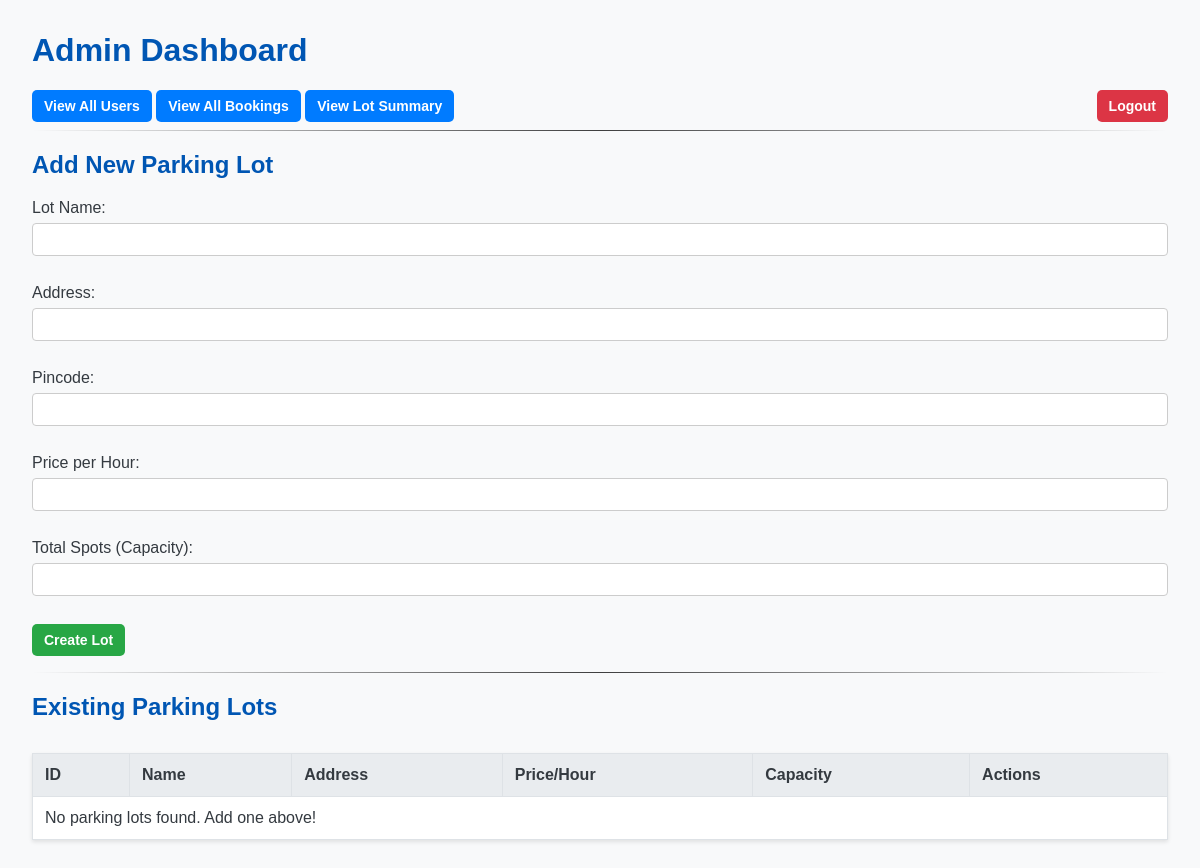
The app's page /admin/dashboard (signed in), older data.
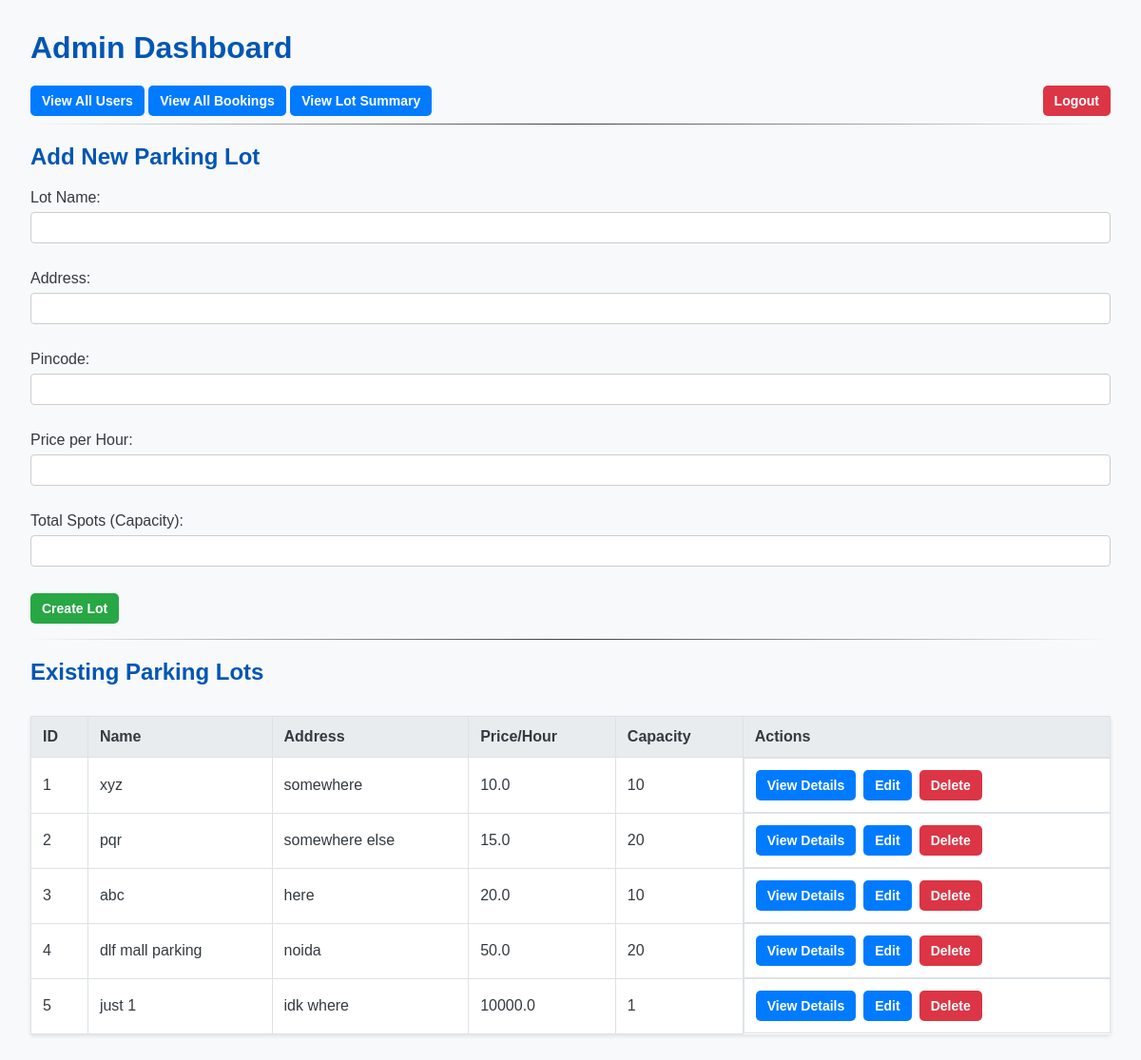
The same page, newer data.
### models/models.py (models this page shows)
class ParkingLot(db.Model):
    __tablename__ = 'parking_lots'
    id = db.Column(db.Integer, primary_key=True)
    name = db.Column(db.String(100), nullable=False)
    address = db.Column(db.String(200), nullable=False)
    pincode = db.Column(db.String(10), nullable=False)
    price_per_hour = db.Column(db.Float, nullable=False)
    capacity = db.Column(db.Integer, nullable=False)
    spots = db.relationship('ParkingSpot', backref='parking_lot', lazy=True, cascade="all, delete-orphan")

### app.py (the view, shortened to what this page needs)
@app.route('/admin/dashboard', methods=['GET', 'POST'])
def admin_dashboard():
    if not session.get('is_admin'):
        flash("You must be an admin to access this page.", "error")
        return redirect(url_for('login'))
    all_lots = ParkingLot.query.all()
    return render_template('admin_dashboard.html', lots=all_lots)

### templates/admin_dashboard.html (shortened to what this page needs)
<!DOCTYPE html>
<html lang="en">
<head>
    <link rel="stylesheet" href="{{ url_for('static', filename='css/styles.css') }}">
</head>
<body>
    <h1>Admin Dashboard</h1>
    <div>
        <a href="{{ url_for('view_users') }}" class="btn btn-primary">View All Users</a>
        <a href="{{ url_for('admin_all_bookings') }}" class="btn btn-primary">View All Bookings</a>
        <a href="{{ url_for('admin_charts') }}" class="btn btn-primary">View Lot Summary</a>
        <a href="{{ url_for('logout') }}" class="btn btn-danger" style="float: right;">Logout</a>
    </div>
    <hr>
    <h2>Add New Parking Lot</h2>
    <form method="POST">
        <p><label>Lot Name: <input type="text" name="name" required></label></p>
        <p><label>Address: <input type="text" name="address" required></label></p>
        <p><label>Pincode: <input type="text" name="pincode" required></label></p>
        <p><label>Price per Hour: <input type="number" name="price_per_hour" step="0.01" required></label></p>
        <p><label>Total Spots (Capacity): <input type="number" name="capacity" required></label></p>
        <p><button type="submit" class="btn btn-success">Create Lot</button></p>
    </form>
    <hr>
    <h2>Existing Parking Lots</h2>
    <table>
        <thead>
            <tr>
                <th>ID</th>
                <th>Name</th>
                <th>Address</th>
                <th>Price/Hour</th>
                <th>Capacity</th>
                <th>Actions</th>
            </tr>
        </thead>
        <tbody>
            {% for lot in lots %}
            <tr>
                <td>{{ lot.id }}</td>
                <td>{{ lot.name }}</td>
                <td>{{ lot.address }}</td>
                <td>{{ lot.price_per_hour }}</td>
                <td>{{ lot.capacity }}</td>
                <td class="actions">
                    <a href="{{ url_for('view_lot_details', lot_id=lot.id) }}" class="btn btn-primary">View Details</a>
                    <a href="{{ url_for('edit_lot', lot_id=lot.id) }}" class="btn btn-primary">Edit</a>
                    <form action="{{ url_for('delete_lot', lot_id=lot.id) }}" method="POST" >
                        <button type="submit" class="btn btn-danger" onclick="return confirm('Are you sure you want to delete this lot?');">Delete</button>
                    </form>
                </td>
            </tr>
            {% else %}
            <tr>
                <td colspan="6">No parking lots found. Add one above!</td>
            </tr>
            {% endfor %}
        </tbody>
    </table>
</body>
</html>

Row changes from the older to the newer data that the page shows:
added ParkingLot: id "1", name "xyz", address "somewhere", price_per_hour "10.0", capacity "10"
added ParkingLot: id "2", name "pqr", address "somewhere else", price_per_hour "15.0", capacity "20"
added ParkingLot: id "3", name "abc", address "here", price_per_hour "20.0", capacity "10"
added ParkingLot: id "4", name "dlf mall parking", address "noida", price_per_hour "50.0", capacity "20"
added ParkingLot: id "5", name "just 1", address "idk where", price_per_hour "10000.0", capacity "1"
Text that changed along with them:
text no longer shown: "No parking lots found. Add one above!"
